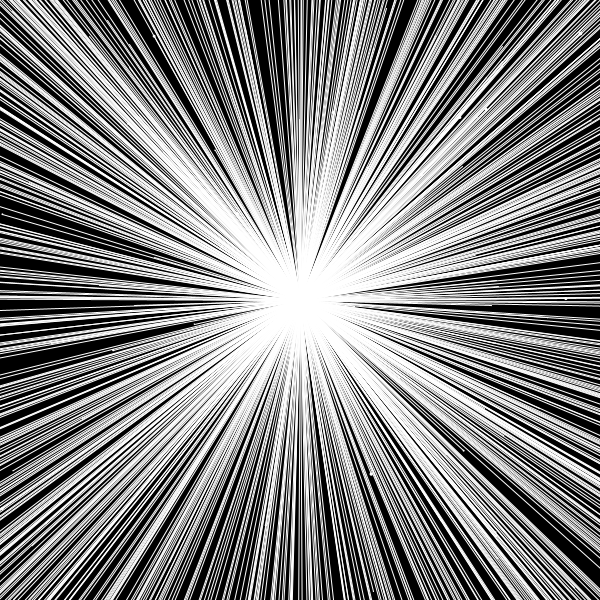
Frame 1 (no input)
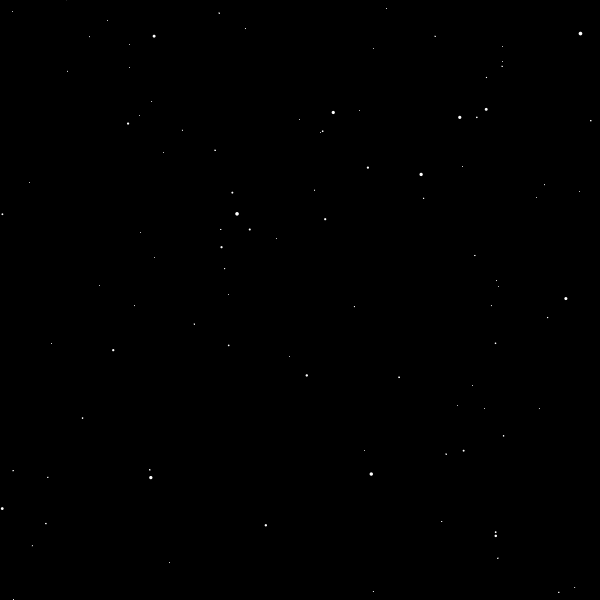
Frame 60 (the mouse pressed at the canvas centre just before this capture)
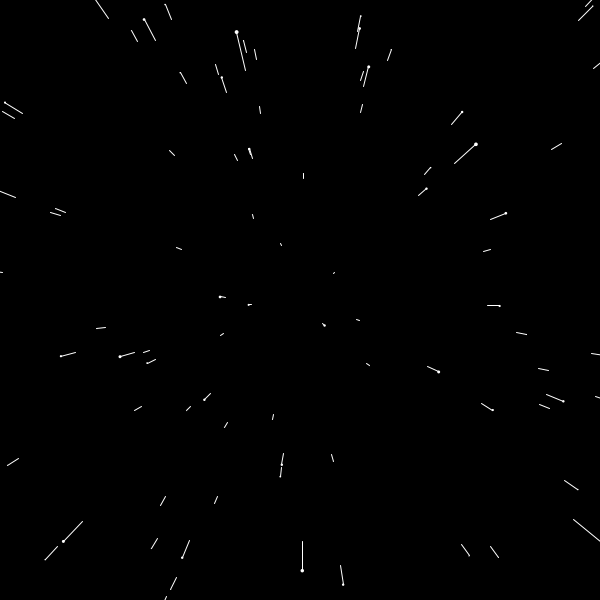
Frame 120 (the mouse held since frame 60 and released just before this capture)

The Processing sketch that drew these frames (run headless with seeded random() and noise(); from frame 60 on, the mouse is pressed at the canvas centre):

// Processing sketch: Star_Field
// ── Star_Field.pde
Star[] stars = new Star[1000];
float speed;

void setup() 
{
  size(600, 600);
  for(int i = 0; i < stars.length; i++)
  {
    stars[i] = new Star();    
  }
}

void draw ()
{
  speed = map(mouseX, 0, width, 0, 50) * random(0, 1.5);
  background(0);
  translate(width/2, height/2);
  for(int i = 0; i < stars.length; i++)
  {
    stars[i].update();
    stars[i].show();
  }
}

// ── Star.pde
class Star 
{
  //coordenadas do momento
  float x;
  float y;
  float z;
  
  //coordenadas anteriores
  float px;
  float py;

  Star() 
  {
    x = random(-width, width);
    y = random(-height, height);
    z = random(width);
  }
  
  void update()
  {
    z = z - speed;
    if(z < 1)
    {
      x = random(-width, width);
      y = random(-height, height);
      z = width;
      px = x;
      py = y;
    }
  }
  
  void show()
  {
    fill(255);
    noStroke();
    
    //posição seguinte
    float sx = map(x/z, 0, 1, 0, width);
    float sy = map(y/z, 0, 1, 0, height);
    
    //variação do raio das esferas
    float r = map(z, 0, width, 5, 0);
    
    ellipse(sx, sy, r, r);
    
    //desenho do rastro da estrela
    stroke(255);
    line(px, py, sx, sy);
    
    px = sx;
    py = sy;
  }
 
  
}
